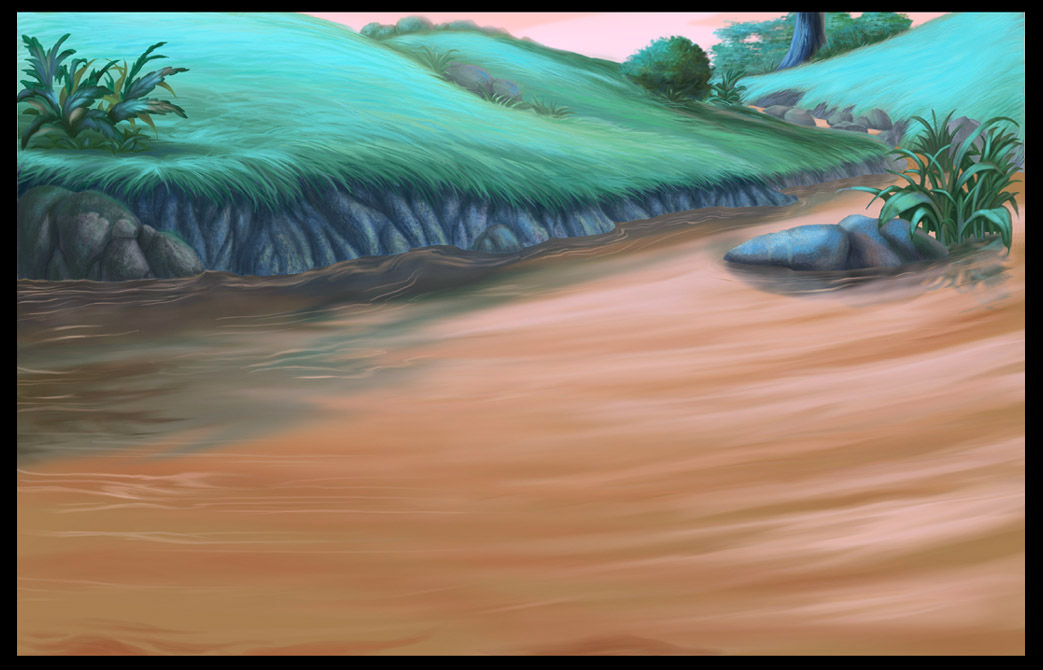
#> input picture S4/Imagerie/TD Python/image.png, 1043 x 670 px
$ python example.py image.png
#> lines starting #> are read from the running program, lines starting #| are printed output that depends on the picture
from PIL import Image
import matplotlib.pyplot as plt
import numpy
import sys

if __name__ == "__main__":

    path = './'
    filename = sys.argv[1]

    # Read image
    image = Image.open(path + filename)
#> image is the input picture: PIL image 1043x670 RGB; mean R, G, B 129.1, 126.2, 109.2
    # Read pixels
    pixels = image.load()

    # image size
    size = image.size
#> size = (1043, 670)
    print("Taille de l'image (largeur, hauteur): " + str(size))
#| Taille de l'image (largeur, hauteur): (1043, 670)

    data = []
    for x in range(size[0]):
        for y in range(size[1]):
            data.append(pixels[x, y][1])  # pour Histogramme
            R = pixels[x, y][0]  # Couleur Rouge
            V = pixels[x, y][1]  # Couleur Verte
            B = pixels[x, y][2]  # Couleur Bleu
            pixels[x, y] = (R, V, B)
#> after the loop, data = 698810 items

    # Affiche l'image
    image.show()
    # Enregistre l'image
    image.save(path + 'Save.png', "PNG")

    # Ouvre dans un tableau 3D l'image [Ligne][Colonne][Couleur]
    pix = numpy.array(image)

    # Pixel Rouge(0) en position 0,0
    print(pix[0][0][0])
#| 0
    print(pixels[0, 0][0])
#| 0

    # Création d'une nouvelle image et l'affiche
    newimage = Image.fromarray(pix)
    newimage.show()

    # Affiche un Histogramme
    plt.hist(data, range=(0, 255), bins=256)
    plt.show()
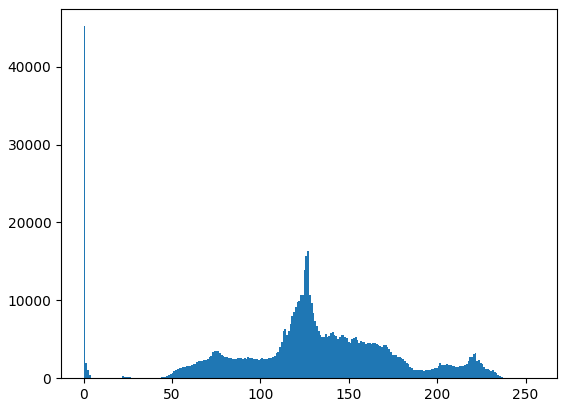
#> figure drawn by matplotlib, 1 panel; tallest bar 45191 high, from x = 0 to 0.996
